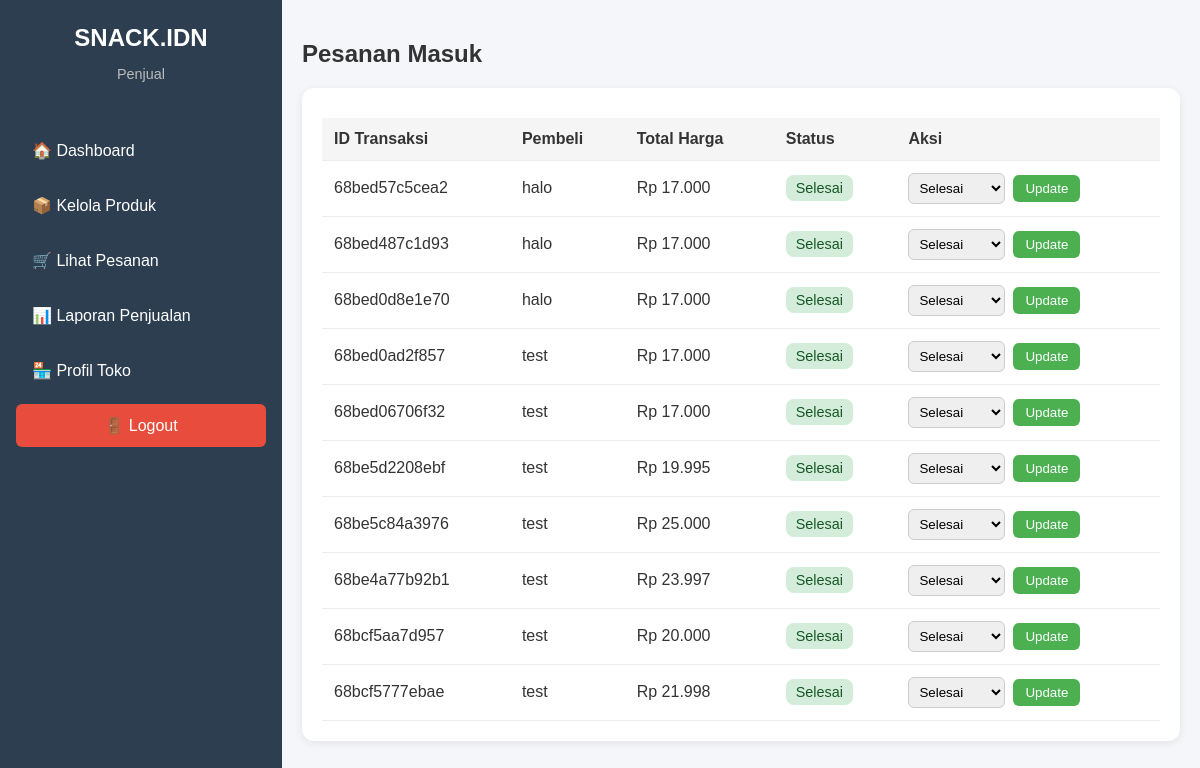
Page /public/seller/orders.php (signed in) on the committed database.
### tables this page shows
CREATE TABLE `transaction` (
  `id` varchar(36) NOT NULL,
  `buyer_id` varchar(36) NOT NULL,
  `shipping_address` text DEFAULT NULL,
  `payment_method` enum('transfer','ewallet') DEFAULT 'transfer',
  `total_price` decimal(10,2) NOT NULL,
  `shipping_cost` decimal(10,2) DEFAULT 0.00,
  `status` enum('pending','dibayar','dikirim','selesai','dibatalkan') DEFAULT 'pending',
  `created_at` datetime DEFAULT current_timestamp()
);

CREATE TABLE `user` (
  `id` varchar(36) NOT NULL,
  `name` varchar(255) NOT NULL,
  `email` varchar(255) NOT NULL,
  `password` varchar(255) NOT NULL,
  `role` enum('pembeli','penjual','admin') NOT NULL,
  `phone` varchar(20) DEFAULT NULL,
  `address` text DEFAULT NULL,
  `store_description` text DEFAULT NULL,
  `store_logo` varchar(255) DEFAULT NULL,
  `status` enum('active','suspended') DEFAULT 'active',
  `created_at` datetime DEFAULT current_timestamp()
);

### public/seller/orders.php (the view, shortened to what this page needs)
<?php
require_once __DIR__ . '/../../config/database.php';
$seller_id = $_SESSION['user']['id'];
$transactions = $conn->query("
    SELECT t.*, u.name AS buyer_name
    FROM transaction t
    JOIN user u ON t.buyer_id = u.id
    WHERE t.id IN (
        SELECT DISTINCT oi.transaction_id
        FROM order_item oi
        JOIN product p ON oi.product_id = p.id
        WHERE p.seller_id='$seller_id'
    )
    ORDER BY t.created_at DESC
");
?>
<!DOCTYPE html>
<html lang="id">
<head>
  <link rel="stylesheet" href="assets/css/base.css">
  <link rel="stylesheet" href="assets/css/orders.css">
</head>
<body>
<div class="dashboard-container">
    <?php include __DIR__ . '/sidebar.php'; ?>
    <div class="main-content">
        <h2>Pesanan Masuk</h2>
        <div class="card">
            <table class="styled-table">
                <thead>
                    <tr>
                        <th>ID Transaksi</th>
                        <th>Pembeli</th>
                        <th>Total Harga</th>
                        <th>Status</th>
                        <th>Aksi</th>
                    </tr>
                </thead>
                <tbody>
                <?php if ($transactions->num_rows > 0): ?>
                    <?php while($t = $transactions->fetch_assoc()): ?>
                        <tr>
                            <td><?= $t['id'] ?></td>
                            <td><?= htmlspecialchars($t['buyer_name']) ?></td>
                            <td>Rp <?= number_format($t['total_price'],0,',','.') ?></td>
                            <td><span class="status <?= $t['status'] ?>"><?= ucfirst($t['status']) ?></span></td>
                            <td>
                                <form method="POST" class="form-inline">
                                    <select name="status">
                                        <option value="selesai" <?= $t['status']=='selesai'?'selected':'' ?>>Selesai</option>
                                    </select>
                                    <button type="submit" name="update_status" class="btn-update">Update</button>
                                </form>
                            </td>
                        </tr>
                    <?php endwhile; ?>
                <?php else: ?>
                    <tr><td colspan="5" style="text-align:center;">Belum ada pesanan.</td></tr>
                <?php endif; ?>
                </tbody>
            </table>
        </div>
    </div>
</div>
</body>
</html>

### public/seller/assets/css/base.css (style rules this page uses)
body { margin: 0; font-family: 'Poppins', sans-serif; background: #f5f6fa; color: #333; }
.dashboard-container { display: flex; min-height: 100vh; }

### public/seller/assets/css/orders.css (style rules this page uses)
.main-content { flex: 1; padding: 20px; }
.card { background: #fff; padding: 20px; border-radius: 12px; box-shadow: 0 2px 8px rgba(0,0,0,0.08); }
.styled-table { width: 100%; border-collapse: collapse; margin-top: 10px; }
.styled-table th, .styled-table td { padding: 12px; text-align: left; border-bottom: 1px solid #eee; }
.styled-table th { background: #f5f5f5; font-weight: bold; }
.status { padding: 5px 10px; border-radius: 8px; font-size: 0.9em; font-weight: 500; }
.status.selesai { background: #d4edda; color: #155724; }
.form-inline { display: flex; gap: 8px; align-items: center; }
.form-inline select { padding: 6px; border-radius: 6px; border: 1px solid #ccc; }
.btn-update { background: #4CAF50; color: white; border: none; padding: 6px 12px; border-radius: 6px; cursor: pointer; }

### rows in the picture
transaction: id "68bed57c5cea2", buyer.name "halo", total_price "17.000", status "Selesai"
transaction: id "68bed487c1d93", buyer.name "halo", total_price "17.000", status "Selesai"
transaction: id "68bed0d8e1e70", buyer.name "halo", total_price "17.000", status "Selesai"
transaction: id "68bed0ad2f857", buyer.name "test", total_price "17.000", status "Selesai"
transaction: id "68bed06706f32", buyer.name "test", total_price "17.000", status "Selesai"
transaction: id "68be5d2208ebf", buyer.name "test", total_price "19.995", status "Selesai"
transaction: id "68be5c84a3976", buyer.name "test", total_price "25.000", status "Selesai"
transaction: id "68be4a77b92b1", buyer.name "test", total_price "23.997", status "Selesai"
transaction: id "68bcf5aa7d957", buyer.name "test", total_price "20.000", status "Selesai"
transaction: id "68bcf5777ebae", buyer.name "test", total_price "21.998", status "Selesai"
